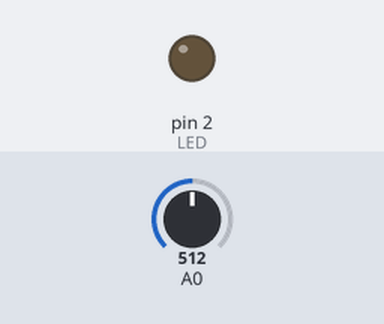
The sketch below on a simulated Arduino Uno, built with avr-gcc and run on an emulated ATmega328P. Parts: output pins drawn as LEDs (lit = HIGH). Inputs (shaded band) come from the test bench; at power-on: A0 = 512. What the sketch prints to the serial monitor is not drawn.

Above: at 0.1 s.
At 1.1 s:
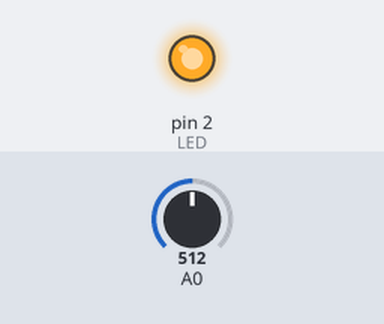
Timing chart, 0 to 2.6 s (numbered marks = the images above):
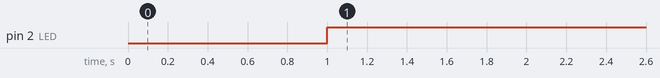

The sketch:

Sensor_de_agua.ino
```cpp
#define LED 2
int sensor;

void setup() {
  // put your setup code here, to run once:
  Serial.begin(9600);
  pinMode(LED, OUTPUT);
}

void loop() {
  // put your main code here, to run repeatedly:
  sensor = analogRead(A0);
  Serial.println(sensor);
  delay(1000);

  if(sensor > 0){
    digitalWrite(LED, HIGH);
  }else{
    digitalWrite(LED, LOW);
  }
  delay(1000);
}
```

Measured:
- by itself, pin 2 (LED): LOW → HIGH at 1.0 s
